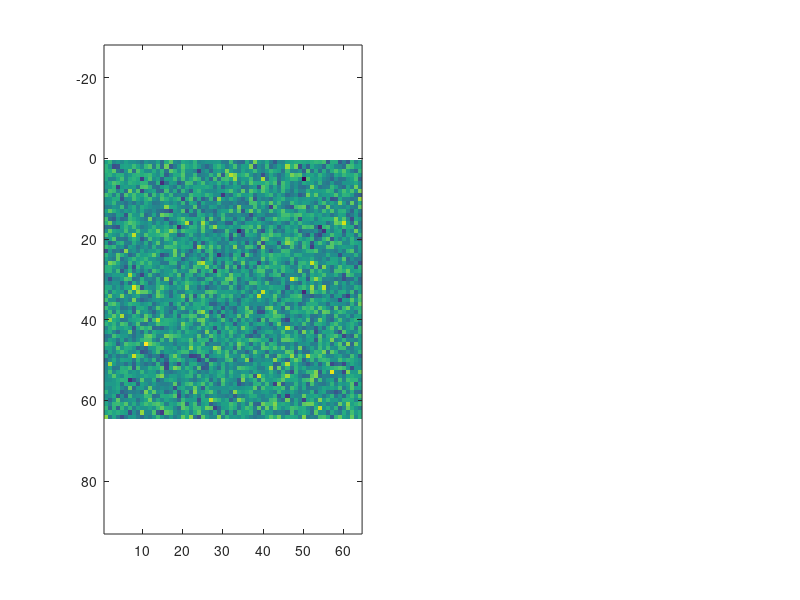

Write the MATLAB code that produced this figure.
%fake brain 

TR = 2; 
t = 1:TR:239; 
brain = randn(64, 64, 28, 120); 
happy = repmat(0, 10, 1); 
sad = repmat(1, 10, 1); 
happysad = [happy sad];
happysad = happysad(:); 

%condense this: 
%design = repmat(happysad, 6, 1) 

design = repmat([repmat(0, 10, 1); repmat(1, 10, 1)], 6, 1); 
ROI = [20:30, 12:40, 18:23]; 

brain(20:30, 12:40, 18:23, find(design)) = ...
    brain(20:30, 12:40, 18:23, find(design)) - 1; 

imagesc(brain(:, :, 20, 13))
sad = mean(brain(:, :, 20, find(design)), 4);
subplot(1, 2, 1); 
happy = mean(brain(:, :, 20, find(design==0)), 4);
imagesc(squeeze(sad))
axis equal
imagesc(squeeze(happy))
axis equal



